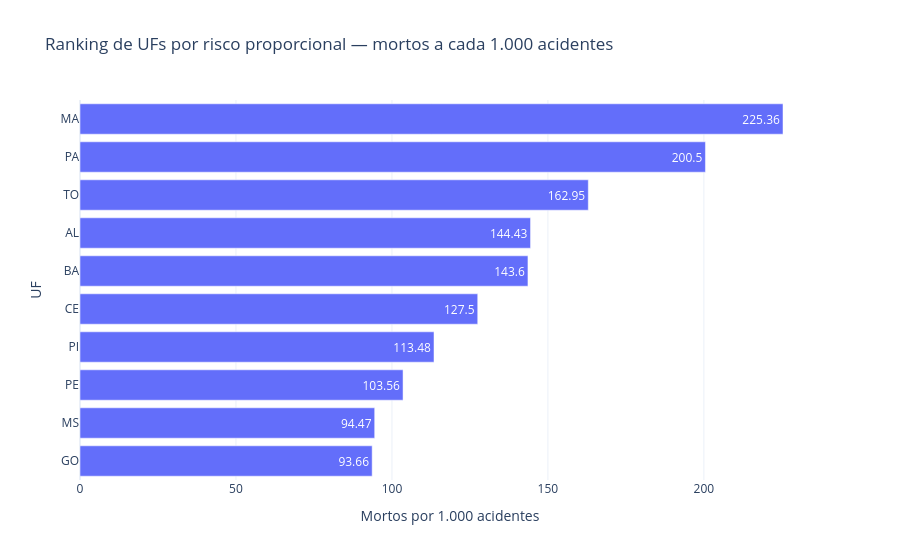

Source (notebook cell):
### Markdown cell above
### 7.1 Ranking por risco proporcional, não apenas por volume

O ranking por volume mostra onde ocorrem mais acidentes, mas não necessariamente onde os acidentes são mais graves.  
Para aprofundar a análise, foram criados indicadores proporcionais por UF:

- mortos a cada 1.000 acidentes;
- acidentes fatais a cada 1.000 acidentes;
- feridos graves a cada 1.000 acidentes;
- gravidade média por acidente.

Para evitar distorções, o ranking considera apenas UFs com volume mínimo relevante de ocorrências.

### Code cell
# Ranking de risco proporcional por UF
uf_risco = (
    df.groupby("uf", as_index=False)
    .agg(
        acidentes=("id", "count"),
        mortos=("mortos", "sum"),
        feridos=("feridos", "sum"),
        feridos_graves=("feridos_graves", "sum"),
        acidentes_fatais=("acidente_fatal", "sum"),
        total_vitimas=("total_vitimas", "sum"),
        gravidade_media=("taxa_gravidade", "mean")
    )
)

uf_risco["letalidade_%"] = (uf_risco["mortos"] / uf_risco["acidentes"] * 100).round(2)
uf_risco["mortos_por_1000_acidentes"] = (uf_risco["mortos"] / uf_risco["acidentes"] * 1000).round(2)
uf_risco["fatais_por_1000_acidentes"] = (uf_risco["acidentes_fatais"] / uf_risco["acidentes"] * 1000).round(2)
uf_risco["feridos_graves_por_1000_acidentes"] = (uf_risco["feridos_graves"] / uf_risco["acidentes"] * 1000).round(2)
uf_risco["gravidade_media"] = uf_risco["gravidade_media"].round(3)

# mínimo de registros para reduzir distorções por bases pequenas
minimo_acidentes = max(500, int(len(df) * 0.003))
uf_risco_filtrado = uf_risco[uf_risco["acidentes"] >= minimo_acidentes].copy()

ranking_risco = uf_risco_filtrado.sort_values("mortos_por_1000_acidentes", ascending=False).head(10)

fig = px.bar(
    ranking_risco.sort_values("mortos_por_1000_acidentes"),
    x="mortos_por_1000_acidentes",
    y="uf",
    orientation="h",
    text="mortos_por_1000_acidentes",
    title="Ranking de UFs por risco proporcional — mortos a cada 1.000 acidentes",
    labels={"uf": "UF", "mortos_por_1000_acidentes": "Mortos por 1.000 acidentes"}
)

fig.update_layout(template="plotly_white")
fig.show()

display(ranking_risco)

uf_volume_top = uf_risco.sort_values("acidentes", ascending=False).iloc[0]
uf_risco_top = ranking_risco.iloc[0]

fmt_int = lambda v: f"{int(v):,}".replace(",", ".")
fmt_float = lambda v: f"{float(v):.2f}".replace(".", ",")

texto_insight = f"""
**Insight — risco proporcional:**  
A UF com maior volume absoluto foi **{uf_volume_top['uf']}**, com **{fmt_int(uf_volume_top['acidentes'])} acidentes**.  
Porém, no ranking proporcional, a maior taxa entre as UFs com volume relevante aparece em **{uf_risco_top['uf']}**, com **{fmt_float(uf_risco_top['mortos_por_1000_acidentes'])} mortos a cada 1.000 acidentes**.

Isso mostra que o maior volume de registros não representa, necessariamente, o maior risco de morte. Para tomada de decisão, é mais adequado observar volume e severidade de forma combinada.
"""

display(Markdown(texto_insight))

### Figure 1 — Plotly figure (JSON) as saved in the notebook; plotly's stock layout.template omitted (floating-point values rounded to 4 significant figures)
{"data": [{"alignmentgroup": "True", "hovertemplate": "Mortos por 1.000 acidentes=%{text}<br>UF=%{y}<extra></extra>", "legendgroup": "", "marker": {"color": "#636efa", "pattern": {"shape": ""}}, "name": "", "offsetgroup": "", "orientation": "h", "showlegend": false, "text": [93.66, 94.47, 103.6, 113.5, 127.5, 143.6, 144.4, 162.9, 200.5, 225.4], "textposition": "auto", "type": "bar", "x": [93.66, 94.47, 103.6, 113.5, 127.5, 143.6, 144.4, 162.9, 200.5, 225.4], "xaxis": "x", "y": ["GO", "MS", "PE", "PI", "CE", "BA", "AL", "TO", "PA", "MA"], "yaxis": "y"}], "layout": {"barmode": "relative", "legend": {"tracegroupgap": 0}, "title": {"text": "Ranking de UFs por risco proporcional — mortos a cada 1.000 acidentes"}, "xaxis": {"anchor": "y", "domain": [0, 1], "title": {"text": "Mortos por 1.000 acidentes"}}, "yaxis": {"anchor": "x", "domain": [0, 1], "title": {"text": "UF"}}}}
